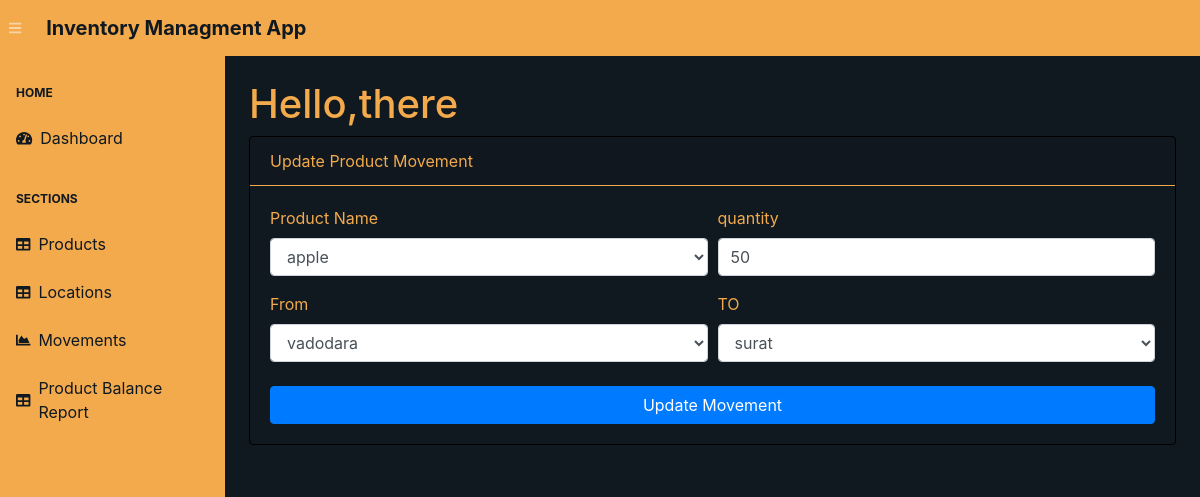
Page /update-movement/1 on the committed database.
### app.py (models this page shows, shortened)
class ProductMovement(db.Model):
    __tablename__   = 'productmovements'
    movement_id     = db.Column(db.Integer, primary_key=True)
    product_id      = db.Column(db.Integer, db.ForeignKey('products.product_id'))
    qty             = db.Column(db.Integer)
    from_location   = db.Column(db.Integer, db.ForeignKey('locations.location_id'))
    to_location     = db.Column(db.Integer, db.ForeignKey('locations.location_id'))
    movement_time   = db.Column(db.DateTime, default=datetime.utcnow)
    product         = db.relationship('Product', foreign_keys=product_id)
    fromLoc         = db.relationship('Location', foreign_keys=from_location)
    toLoc           = db.relationship('Location', foreign_keys=to_location)

class Product(db.Model):
    __tablename__ = 'products'
    product_id      = db.Column(db.String(200), primary_key=True)
    date_created    = db.Column(db.DateTime, default=datetime.utcnow)

class Location(db.Model):
    __tablename__   = 'locations'
    location_id     = db.Column(db.String(200), primary_key=True)
    date_created    = db.Column(db.DateTime, default=datetime.utcnow)

### app.py (the view)
@app.route("/update-movement/<int:id>", methods=["POST", "GET"])
def updateMovement(id):
    movement    = ProductMovement.query.get_or_404(id)
    products    = Product.query.order_by(Product.date_created).all()
    locations   = Location.query.order_by(Location.date_created).all()
    if request.method == "POST":
        movement.product_id  = request.form["productId"]
        movement.qty         = request.form["qty"]
        movement.from_location= request.form["fromLocation"]
        movement.to_location  = request.form["toLocation"]
        try:
            db.session.commit()
            return redirect("/movements/")
        except:
            return "There was an issue while updating the Product Movement"
    else:
        return render_template("update-movement.html", movement=movement, locations=locations, products=products)

### templates/update-movement.html (shortened to what this page needs)
{% extends 'base.html' %}
{% block content %}
<main style="background-color: #101820FF">
    <div class="container-fluid">
        <h1 class="mt-4" style="color:#F2AA4CFF">Hello,there</h1>
        <div class="card mb-4" style="background-color:#101820FF ;color : #F2AA4CFF;border-color: black;">
            <div class="card-header" style="border-bottom: 1px solid #F2AA4CFF;">Update Product Movement</div>
            <div class="card-body">
                <form action="/update-movement/{{movement.movement_id}}" method="POST">
                    <div class="form-row">
                        <div class="col-md-6">
                            <div class="form-group">
                                <label for="productId">Product Name</label>
                                <select id="productId" name="productId" class="form-control">
                                    {% if products|length > 0 %}
                                    {% for product in products %}
                                    <option value="{{product.product_id}}" {% if
                                        product.product_id|string()==movement.product_id %} selected {% endif %}>
                                        {{product.product_id}}
                                    </option>
                                    {% endfor %}
                                    {% endif %}
                                </select>
                            </div>
                        </div>
                        <div class="col-md-6">
                            <div class="form-group">
                                <label for="qty">quantity</label>
                                <input class="form-control" value={{movement.qty}} name="qty" id="qty" type="number"
                                    placeholder="Enter Quantity" />
                            </div>
                        </div>
                    </div>
                    <div class="form-row">
                        <div class="col-md-6">
                            <label for="fromLocation">From</label>
                            <select id="fromLocation" class="form-control" name="fromLocation">
                                {% if locations|length > 0 %}
                                {% for location in locations%}
                                <option value="{{location.location_id}}" {% if
                                    location.location_id|string()==movement.from_location %} selected {% endif %}>
                                    {{location.location_id}}
                                </option>
                                {% endfor %}
                                {% endif %}
                            </select>
                        </div>
                        <div class="col-md-6">
                            <label for="toLocation">TO</label>
                            <select id="toLocation" name="toLocation" class="form-control">
                                {% if locations|length > 0 %}
                                {% for location in locations%}
                                <option value="{{location.location_id}}" {% if
                                    location.location_id|string()==movement.to_location %} selected {% endif %}>
                                    {{location.location_id}}
                                </option>
                                {% endfor %}
                                {% endif %}
                            </select>
                        </div>
                    </div>
                    <div class="form-group mt-4 mb-0">
                        <input type="submit" class="btn btn-primary btn-block" value="Update Movement"
                            class="btn btn-primary">
                    </div>
                </form>
            </div>
        </div>
    </div>
</main>
{% endblock %}

### rows in the picture
ProductMovement: productId "apple", qty "50", fromLocation "vadodara", toLocation "surat"
